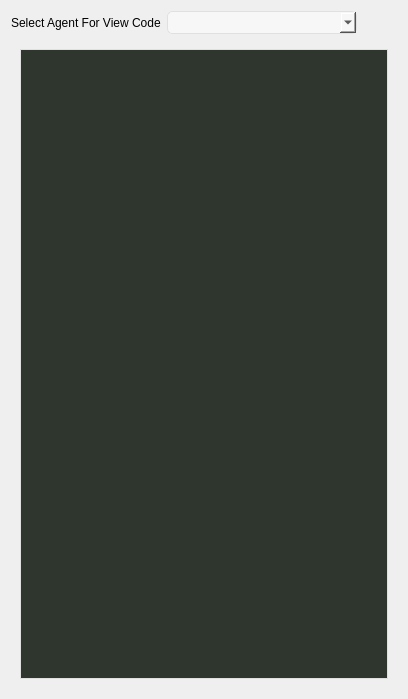
      <widget class="QWidget" name="page_14">
       <layout class="QGridLayout" name="gridLayout_51">
        <item row="0" column="0">
         <layout class="QGridLayout" name="gridLayout_49">
          <item row="0" column="0">
           <widget class="QLabel" name="label_36">
            <property name="sizePolicy">
             <sizepolicy hsizetype="Minimum" vsizetype="Preferred">
              <horstretch>0</horstretch>
              <verstretch>0</verstretch>
             </sizepolicy>
            </property>
            <property name="text">
             <string>Select Agent For View Code</string>
            </property>
           </widget>
          </item>
          <item row="0" column="1">
           <widget class="QComboBox" name="AgentViewCode">
            <property name="sizePolicy">
             <sizepolicy hsizetype="Fixed" vsizetype="Fixed">
              <horstretch>0</horstretch>
              <verstretch>0</verstretch>
             </sizepolicy>
            </property>
            <property name="minimumSize">
             <size>
              <width>190</width>
              <height>23</height>
             </size>
            </property>
            <property name="maximumSize">
             <size>
              <width>190</width>
              <height>23</height>
             </size>
            </property>
            <property name="styleSheet">
             <string notr="true">QComboBox {
    background-color: #F7F7F7;
    border: 1px solid #E0E0E0;
    border-radius: 5px;  /* Borda arredondada */
    color: black;  /* Cor do texto */
    font-size: 12px;  /* Tamanho da fonte */
    padding: 5px 10px;  /* Espaçamento interno */
}

QComboBox:hover {
    background-color: #EDEDED; /* Fundo ao passar o mouse */
}

QComboBox:pressed {
    background-color: #DCDCDC; /* Fundo ao pressionar */
}

QComboBox QAbstractItemView {
    background-color: #F7F7F7;
    border: 1px solid #E0E0E0;
    selection-background-color: #EDEDED;
    selection-color: black;
    border-radius: 10px;  /* Borda arredondada para a lista */
    font-size: 16px; /* Ajuste de fonte para itens */
}
</string>
            </property>
           </widget>
          </item>
          <item row="0" column="2">
           <spacer name="horizontalSpacer_4">
            <property name="orientation">
             <enum>Qt::Horizontal</enum>
            </property>
            <property name="sizeType">
             <enum>QSizePolicy::Expanding</enum>
            </property>
            <property name="sizeHint" stdset="0">
             <size>
              <width>40</width>
              <height>20</height>
             </size>
            </property>
           </spacer>
          </item>
         </layout>
        </item>
        <item row="1" column="0">
         <widget class="QCustomSlideMenu" name="sliddemenucodeeditor" native="true">
          <property name="sizePolicy">
           <sizepolicy hsizetype="Expanding" vsizetype="Preferred">
            <horstretch>0</horstretch>
            <verstretch>0</verstretch>
           </sizepolicy>
          </property>
          <property name="minimumSize">
           <size>
            <width>0</width>
            <height>0</height>
           </size>
          </property>
          <property name="maximumSize">
           <size>
            <width>16777215</width>
            <height>16777215</height>
           </size>
          </property>
          <property name="styleSheet">
           <string notr="true" />
          </property>
          <layout class="QGridLayout" name="gridLayout_50">
           <item row="0" column="0">
            <widget class="QFrame" name="widget_ViewAgent">
             <property name="minimumSize">
              <size>
               <width>0</width>
               <height>630</height>
              </size>
             </property>
             <property name="maximumSize">
              <size>
               <width>16777215</width>
               <height>16777215</height>
              </size>
             </property>
             <property name="styleSheet">
              <string notr="true">            QWidget {
                    
                border: 1px solid #E0E0E0;
                padding: 1px;
                border-radius: 1px;
                background-color: #2f362e;

            }</string>
             </property>
             <property name="frameShape">
              <enum>QFrame::StyledPanel</enum>
             </property>
             <property name="frameShadow">
              <enum>QFrame::Raised</enum>
             </property>
            </widget>
           </item>
          </layout>
         </widget>
        </item>
       </layout>
      </widget>
